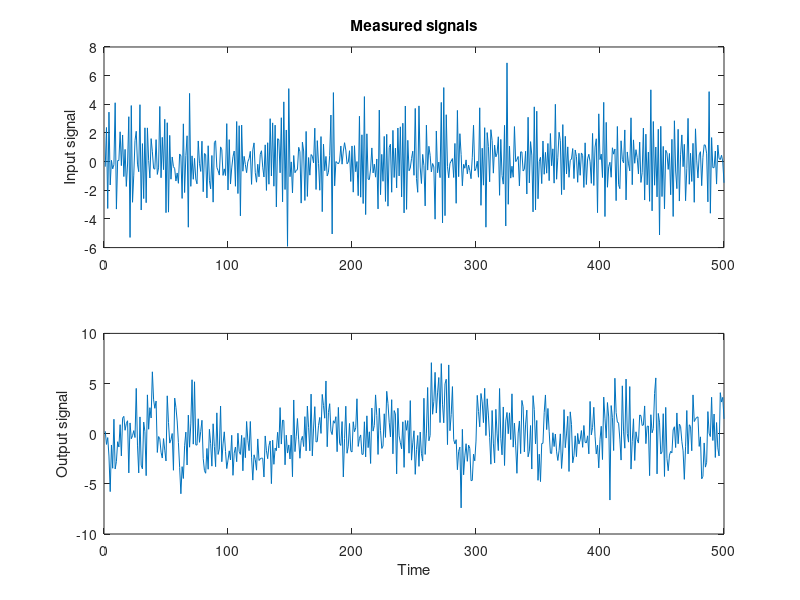
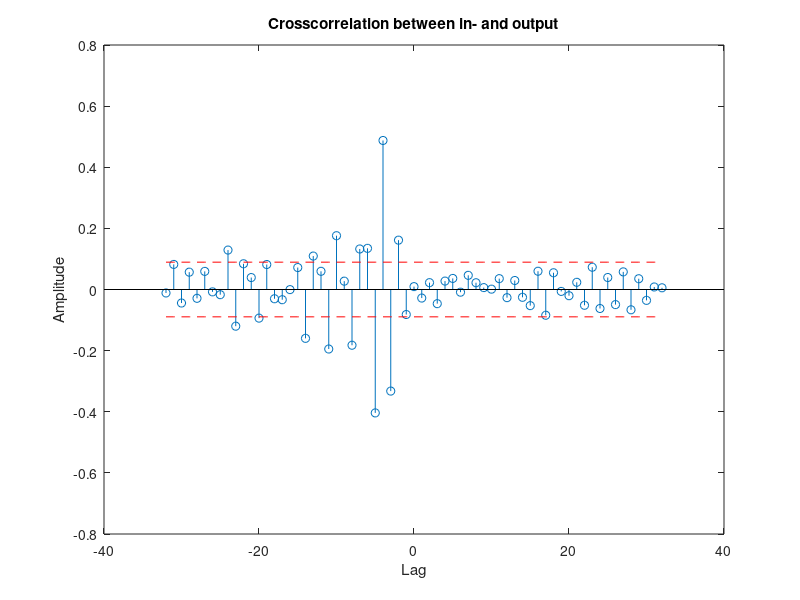

Reproduce these figures in MATLAB, in order. (Note: this script raises an error after producing the figures.)
clear
close all

addpath("../CourseMaterial/Code/data");
addpath("../CourseMaterial/Code/functions");

rng(0);

%%
rng(0);
n = 500; % Number of samples
A3 = [1 .5];
C3 = [1 -.3 .2];
w = sqrt (2) * randn(n + 100, 1);
x = filter(C3, A3, w); % Create the input
A1 = [1 -.65];
A2 = [1 .90 .78];
C = 1;
B = [0 0 0 0 .4];
e = sqrt (1.5) * randn(n + 100, 1);
y = filter(C, A1, e) + filter(B, A2, x); % Create the output
x = x (101:end);
y = y (101:end); % Omit initial samples
clear A1 A2 C B e w A3 C3

%% Examine the data.

noLags = 32;

figure;
subplot(211);
plot(x);
ylabel('Input signal')
title('Measured signals')
subplot(212);
plot(y);
ylabel('Output signal')
xlabel('Time')

figure
[Cxy, lags] = xcorr(x, y, noLags, 'coeff');
stem(lags, Cxy)
hold on
condInt = 2 * ones(1, length(lags)) ./ sqrt(length(y));
plot(lags, condInt, 'r--')
plot(lags, -condInt, 'r--')
hold off
xlabel('Lag')
ylabel('Amplitude')
title('Crosscorrelation between in- and output')

%% Construct model for input signal
ACFnPACFnNormplot(x, 32);

%% Test an AR1 first
ar_model_1 = estimateARMA(x, [1 1], [1], "AR1", 32)

%% Works ok, maybee remove something at lag 4
ar_model_4 = estimateARMA(x, [1 1 0 0 1], [1], "AR4", 32)

% the model choosen for x is an AR(1), since adding the 4:th component does
% not add significantly to them odel acuracy in our opinion.
% Data genererat med ARMA(1,2)

%%
arma_model = estimateARMA(x, [1 1], [1 1 1], "ARMA(1,2)", 32);

%% Pre-whiten y_t to create eps_t
w_t = filter(arma_model.A, arma_model.C, x);
w_t = w_t(length(arma_model.A):end);
eps_t = filter(arma_model.A, arma_model.C, y);
eps_t = eps_t(length(arma_model.A):end);

%%
M = 40; 
figure
stem(-M:M, crosscorr(w_t, eps_t, M));
title(' Cross\_correlation\_function'), xlabel (' Lag ')
hold on
plot(-M:M, 2 / sqrt (n) * ones(1, 2 * M + 1), '--')
plot(-M:M, -2 / sqrt (n) * ones(1, 2 * M + 1), '--')
hold off

%% Approximated model order (4,2,0), create model and find the residual of x
% försiktig med initialvärden här, sätter vi bara 1:or så riskerar vi att
% kanske inte få nån lösning
d = 4; r = 2; s = 0;
A2 = [1 zeros(1,r)];
B = [zeros(1, d) ones(1, s + 1)];
Mi = idpoly([1], [B], [], [], [A2]);
z = iddata(y, x);
Mba2 = pem(z, Mi); present(Mba2)
etilde = resid(Mba2, z);

%% Plot CCF of x and e_tilde 
CCF(x, etilde.OutputData, "(x vs. etilde)");

%% analyse e_tilde
ACFnPACFnNormplot(etilde.y,32)

% e_tilde is not white and it should not be since the delay is 4, so we are
% expecting an MA(3), which is roughly what we have.

%% Now use the model to estimate e_tilde
% This is equvalent to what is done when etilde is formed with the
% resid-comand

e_tilde_2 = y - filter(Mba2.B, Mba2.F, x)

ACFnPACFnNormplot(e_tilde_2 , 32)

%% Lets try to model e_tilde
etilde_ar_1 = estimateARMA(etilde.y,[1 1], [1], 'ar1\_etilde', 32)
present(etilde_ar_1)


% This model looks good :)

%% Create the complete model
A1 = [1 0];
A2 = A2;
B = B;
C = [1];
Mi = idpoly( 1 ,B,C,A1 ,A2 ) ;
z = iddata (y , x ) ;
MboxJ = pem( z ,Mi ) ;
present (MboxJ)
ehat = resid (MboxJ , z ) ;

%% Analyse the model residual

% all parameters in the model are significant

% looks white
ACFnPACFnNormplot(ehat.y,32);

% test if white, ok
checkIfNormal(ehat.y,'');
checkIfWhite(ehat.y);

% crosscorrelation between x and ehat, insignificant for low lags. some
% small significant componenets for relatively big lags, can probably be
% ignored.
CCF(x, ehat.y, 'x vs ehat')





%% 2.2 Hairdryer data
close all
clear all


ts = 0.08;              % Sampling time [s]
load ( 'tork.dat' )
tork = tork - repmat (mean(tork), length(tork), 1) ;
y = tork (:,1);
x = tork (:,2);
z = iddata (y,x) ;
plot (z(1:300))

%% Analyse input ata and construct model for it

ACFnPACFnNormplot(x, 32)

%% Test an AR(1)

model_input_AR1 = estimateARMA(x,[1 1], [1], "AR(1) model of input", 32)
present(model_input_AR1)

% This model seams to work well, both ACF and PACF looks white

%% Pre-whiten y and x with the abowe model
w_t = filter(model_input_AR1.A, model_input_AR1.C, x);
w_t = w_t(length(model_input_AR1.A):end);
eps_t = filter(model_input_AR1.A, model_input_AR1.C, y);
eps_t = eps_t(length(model_input_AR1.A):end);

%% Look at cross correlation of pre-whitened x and y
CCF(w_t,eps_t, "cross correlation of w\_t and eps\_t")

% From the table in the book, first guess:
d = 3;
r = 1;
s = 2;

%% Create filter for input
A2 = [1 zeros(1,r)];
B = [zeros(1, d) ones(1, s + 1)];
Mi = idpoly([1], [B], [], [], [A2]);
z = iddata(y, x);
Mba2 = pem(z, Mi); present(Mba2)
etilde = resid(Mba2, z);